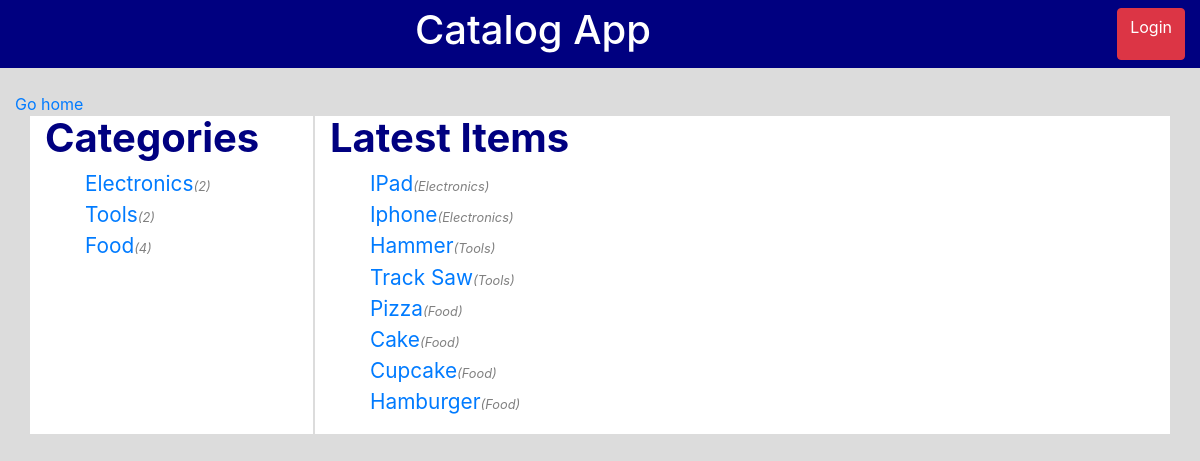
/catalog, run on the app's committed database.
### database_setup.py (models this page shows, shortened)
class Categories(Base):
    __tablename__ = 'categories'
    name = Column(
        String(80), nullable=False)
    id = Column(
        Integer, primary_key=True)
    user_name = Column(String(250))
    @property
    def getNumItems(self):
        numItems = session.query(Items).filter_by(category_id=self.id).count()
        return numItems

class Items(Base):
    __tablename__ = 'items'
    name = Column(String(80), nullable=False)
    id = Column(Integer, primary_key=True)
    description = Column(String(250))
    category_id = Column(Integer, ForeignKey('categories.id'))
    categories = relationship(Categories)
    user_name = Column(String(250))
    @property
    def getCatName(self):
        category = session.query(Categories)\
            .filter_by(id=self.category_id).one()
        catname = category.name
        return catname

### index.py (the view)
@app.route('/')
@app.route('/catalog')
def home():
    categories = session.query(Categories).all()
    items = session.query(Items).limit(10).all()
    return render_template("home.html",
                           categories=categories,
                           items=items,
                           login_session=login_session)

### templates/home.html (shortened to what this page needs)
{% extends 'base.html' %}
{% block body %}
	<div class="container" id="contentarea">
		<div class="row" id="maindisplay">
			<div class="col-6 col-lg-3 d-flex flex-column" id="categories">
				<h1 class="font-weight-bold">Categories</h1>
				<ul>
					{% for category in categories %}
					<li><a href="{{url_for('categoryDisplay', category_name = category.name)}}">{{category.name}}</a><small>({{category.getNumItems}})</small></li>
					{% endfor %}
				</ul>
			</div>
			<div class="col-6 col-lg-8 d-flex flex-column" id="things">
				<h1 class="font-weight-bold">Latest Items</h1>
				<ul>
					{% for item in items %}
					<li><a href="{{url_for('itemDisplay', category_name = item.getCatName, item_name=item.name)}}">{{item.name}}</a><small>({{item.getCatName}})</small></li>
					{% endfor %}
				</ul>
			</div>
		</div>
	</div>
</div>
{% endblock %}

### static/css/style.css (style rules this page uses)
body { background-color: gainsboro; }
li { list-style: none; color: orange; font-size: 1.3rem; }
#maindisplay { background-color: white; color: navy; }
#categories { border-right: 2px solid gainsboro; }
li small { color: gray; font-size: .8rem; font-style: italic; }

### data on the page
Categories: name "Electronics", getNumItems "2"
Categories: name "Tools", getNumItems "2"
Categories: name "Food", getNumItems "4"
Items: name "IPad", getCatName "Electronics"
Items: name "Iphone", getCatName "Electronics"
Items: name "Hammer", getCatName "Tools"
Items: name "Track Saw", getCatName "Tools"
Items: name "Pizza", getCatName "Food"
Items: name "Cake", getCatName "Food"
Items: name "Cupcake", getCatName "Food"
Items: name "Hamburger", getCatName "Food"
